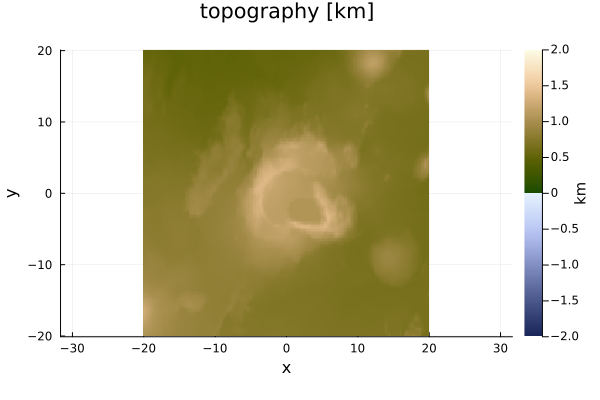

Julia code for this plot:
###############################
# 08_Volcano_askja.jl NR.02-24
# Thermo-mechanical setup to mode uplift of the Askja Volcano in Iceland
# 
# This setup uses the Package GeophysicalModelGenerator to import topography
# Have a look here: 
# https://github.com/JuliaGeodynamics/GeophysicalModelGenerator.jl
# https://juliageodynamics.github.io/GeophysicalModelGenerator.jl/dev/

# !! Sometimes GMT bugs !!

# if you have blue wavy underline below the model definition lines add this to the settings.json in the top left: "julia.lint.call": false
###############################

# load needed packages, GeophysicalModelGenerator is used to create shapes for the starting modelling conditions, GMT is used to import toppography, Plots is used to plot model before running the simulation
using LaMEM, GeophysicalModelGenerator, GMT, Plots, JLD2

# directory you want your simulation's output to be saved in
out_dir = "output"
Tmantle = 1000
Tair    = 20


if ~isfile("topo.jld2")
  print("using GMT to import surface topography\n")
  # import topography using GMT at given dd coordinates:
  Topo = ImportTopo(      lon     =  [-18.0, -15.6],
                          lat     =  [64.55, 65.55],
                          file    = "@earth_relief_15s.grd");
  
  # choose projection point (center usually)                       
  proj = ProjectionPoint( Lon     = -16.8,
                          Lat     =  65.05);
  
  Topo_cart = Convert2CartData(Topo, proj)
  
  # Create a grid to be saved
  Topo_LaMEM = CartData(XYZGrid(-20:.2:20,
                                -20:.2:20,
                                0         )); 
  
  Topo_LaMEM = ProjectCartData(   Topo_LaMEM,
                                  Topo, 
                                  proj    )
  
  plot_topo(Topo_LaMEM, clim=(-2,2))
  
  savefig("08_Volcano_Askja.png")
  save_object("topo.jld2",Topo_LaMEM)
else
  Topo_LaMEM = load_object("topo.jld2")
end


# Below we create a structure to define the modelling setup
model = Model(   
                # Scaling paramters, this ensure non-dimensionalisation in LaMEM but also gives the units to the outputs, you should not have to touch it 
                Scaling(GEO_units(  temperature     = 1000,
                                    stress          = 1e9Pa,
                                    length          = 1km,
                                    viscosity       = 1e18Pa*s) ),

                # This is where you setup the size of your model (as km as set above) and the resolution. e.g., x = [minX, maxX] (...)
                Grid(               x               = [-16.0,16.0],
                                    y               = [-0.2,0.2],             # notice here that y is only 2km as we want to run a 2D simulation
                                    z               = [-16.0,4.0],              # Here we change the maximum value of Z in order to account for "air"   
                                    nel             = (128,2,64) ),             # notice that only one element is given in the y-direction to effectively have a 2D simulation

                # sets the conditions at the walls of the modelled domain
                BoundaryConditions( temp_bot        = Tmantle,                  # we set temperature, but it is not used in this model
                                    temp_top        = Tair,
                                    open_top_bound  = 1,                        # we do not want a freesurface, yet!
                                    exx_num_periods = 1,
                                    exx_strain_rates= [5e-16]),                 # Iceland is a rift!

                # set timestepping parameters
                Time(               time_end        = 1.0,                      # Time is always expressed in Myrs (input/output definition)
                                    dt              = 0.00001,                    # Target timestep, here 10k years
                                    dt_min          = 0.0000001,                  # Minimum dt allowed, this is useful for more complex simulations
                                    dt_max          = 0.1,                     # max dt, here 100k years
                                    nstep_max       = 80,                       # Number of wanted timesteps
                                    nstep_out       = 1 ),                      # save output every nstep_out

                # set solution parameters
                SolutionParams(     act_temp_diff   = 1,
                                    FSSA            = 1.0,
                                    eta_min         = 1e16,
                                    eta_ref         = 1e19,
                                    eta_max         = 1e21,
                                    init_guess      = 1,                        # initial guess flag
                                    p_lim_plast     = 1),                       # limit pressure at first iteration for plasticity  

                ModelSetup(         advect          = "rk2",                    # advection scheme
                                    interp          = "stag",                   # velocity interpolation scheme
                                    mark_ctrl       = "subgrid",                # marker control type
                                    rand_noise      = 1,
                                    nmark_lim       = [27, 64],                 # min/max number per cell
                                    nmark_sub       = 3 ),

                FreeSurface(	      surf_use        = 1,                        # free surface activation flag 
                                    surf_corr_phase = 1,                        # air phase ratio correction flag (due to surface position) 
                                    surf_level      = 0.0,                      # initial level 
                                    surf_air_phase  = 0,
                                    surf_max_angle  = 40.0 ),   

                # what will be saved in the output of the simulation
                Output(             out_density         = 1,
                                    out_melt_fraction   = 1,
                                    out_j2_strain_rate  = 1,
                                    out_temperature     = 1,
                                    out_pressure        = 1,
                                    out_surf            = 1,              
                                    out_surf_velocity   = 1,             	
                                    out_surf_pvd        = 1,  
                                    out_surf_topography = 1,
                                    out_dir             = out_dir ),

                # here we define the options for the solver, it is advised to no fiddle with this (only comment "-da_refine_y 1" for 3D simulations)
                Solver(             SolverType          = "multigrid",
                                    MGLevels            = 3,
                                    MGCoarseSolver  	  = "mumps",
                                    PETSc_options       = [ "-snes_ksp_ew",
                                                            "-snes_ksp_ew_rtolmax 1e-4",
                                                            "-snes_rtol 1e-2",			
                                                            "-snes_atol 1e-4",
                                                            "-snes_max_it 200",
                                                            "-da_refine_y 1",   # comment this line for 3D models
                                                            "-snes_PicardSwitchToNewton_rtol 1e-2", 
                                                            "-snes_NewtonSwitchToPicard_it 20",
                                                            "-js_ksp_type fgmres",
                                                            "-js_ksp_max_it 20",
                                                            "-js_ksp_atol 1e-8",
                                                            "-js_ksp_rtol 1e-4",
                                                            "-snes_linesearch_type l2",
                                                            "-snes_linesearch_maxstep 10",
                                                            ])
            )  

#=================== define phases (different materials) of the model ==========================#
Z                  = model.Grid.Grid.Z;
model.Grid.Phases .= 1;                        # here we first define the background phase id = 0, this also defines the first layer
model.Grid.Temp   .= Tair                      # here we first define the background temperature = 20.0

AboveSurface!(  model,
                Topo_LaMEM,
                phase = 0,
                T     = 20 )


# here we define a geotherm and apply it

Geotherm           = 25
model.Grid.Temp    = -Z.*Geotherm;

AddEllipsoid!(model, cen=(0,0,-6.5),  axes=(6,6,4),   StrikeAngle=0, DipAngle=0, phase=ConstantPhase(2), T=ConstantTemp(900));
AddEllipsoid!(model, cen=(0,0,-3.75), axes=(2.0,2.0,1.5), StrikeAngle=0, DipAngle=0, phase=ConstantPhase(3), T=ConstantTemp(900));


model.Grid.Phases[Z.<-0 .&& model.Grid.Phases .== 0]  .= 1;

#====================== define material properties of the phases ============================#

phaseT = PhaseTransition( ID            = 0,
                          Type          = "Constant",
                          Parameter_transition = "t",
                          ConstantValue = 0.05,
                          number_phases = 2,
                          PhaseBelow    = [2,3],
                          PhaseAbove    = [4,5],
                          PhaseDirection= "BelowToAbove" );         # BelowToAbove -> Below ConstantValue, Above ConstantValue. If constant value value is t, it means that below t are the phase prescribed before phase change
                        
air = Phase(            Name            = "Air",
                        ID              = 0,
                        rho             = 50, 
                        eta             = 1e18,         
                        G               = 5e10,
                        k               = 100,                      # large conductivity to keep low temperature air
                        Cp              = 1e6  );

Crust = Phase(          Name            = "Crust",
                        ID              = 1,             
                        rho             = 2800,      
                        eta             = 1e21,
                        ch              = 10e6,
                        fr              = 10,
                        G               = 5e10,
                        alpha           = 3e-5,
                        k               = 3,                        
                        Cp              = 1000 );   
                      
MagmaCrust  = copy_phase(Crust,   ID = 2, Name = "MagmaCrust")
GasCrust    = copy_phase(Crust,   ID = 3, Name = "GasCrust")

Magma       = copy_phase(Crust,   ID = 4, Name = "Magma", eta=5e16, rho=2100.0)
Gas         = copy_phase(Crust,   ID = 5, Name = "Gas",   eta=1e16, rho=10.0)

add_phase!( model, air, Crust, MagmaCrust, GasCrust, Magma, Gas)                          # this adds the phases to the model structure, oon't forget to add the air
add_topography!(model, Topo_LaMEM)
add_phasetransition!(model, phaseT)

plot_cross_section(model, y=0, field=:phase)
savefig("08_Volcano_Askja_Phase.png")
plot_cross_section(model, y=0, field=:temperature)
savefig("08_Volcano_Askja_T.png")
#=============================== perform simulation ===========================================#

run_lamem(model, 8)
